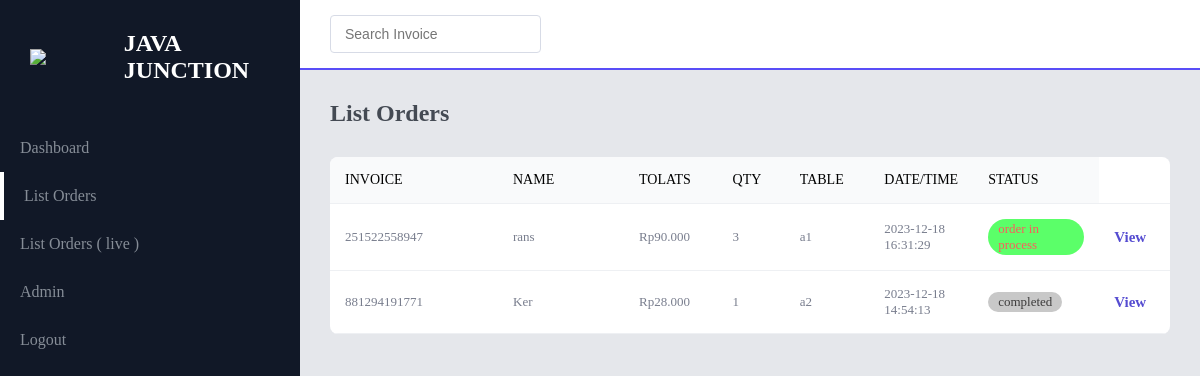
Page /pageadmin/orders/index.php (signed in) on the committed database.
### tables this page shows
CREATE TABLE `orders` (
  `invoice` varchar(12) NOT NULL,
  `id_cart` varchar(20) NOT NULL,
  `name` varchar(50) NOT NULL,
  `number` varchar(12) DEFAULT NULL,
  `email` varchar(50) DEFAULT NULL,
  `address_table` varchar(200) NOT NULL,
  `address_type` varchar(10) NOT NULL,
  `method` varchar(50) NOT NULL,
  `grand_price` int(10) NOT NULL,
  `quantity` int(2) NOT NULL,
  `date` datetime NOT NULL DEFAULT current_timestamp(),
  `status` varchar(50) DEFAULT NULL,
  `id_admin` int(11) NOT NULL
);

### pageadmin/orders/index.php (the view, shortened to what this page needs)
<?php
require_once '../../component/functions.php';
?>
<!DOCTYPE html>
<html lang="en">
<head>
    <link rel="stylesheet" href="../css/index.css">
</head>
<body>
    <section id="menu">
        <div class="logo">
            <img src="../../img/logo.png" width="100PX">
            <h2>JAVA JUNCTION</h2>
        </div>
        <div class="items">
            <li><a href="../dashboard/index.php">Dashboard</a></li>
            <li class="active"><a href="index.php">List Orders</a></li>
            <li><a href="live.php">List Orders ( live )</a></li>
            <li><a href="../admin/index.php">Admin</a></li>
            <li><a href="../logout.php">Logout</a></li>
        </div>
    </section>
    <section id="interface">
        <div class="navigation">
            <div class="n1">
                <div class="search">
                    <input type="text" placeholder="Search Invoice" id="keyword-orders">
                </div>
            </div>
        </div>
        <h3 class="i-name">
            List Orders
        </h3>
        <div class="board" id="board">
            <table width="100%">
                <thead>
                    <tr>
                        <td>Invoice</td>
                        <td>Name</td>
                        <td>Tolats</td>
                        <td>Qty</td>
                        <td>Table</td>
                        <td>Date/time</td>
                        <td>Status</td>
                    </tr>
                </thead>
                <?php
                $select_orders = $conn->prepare("SELECT * FROM orders ORDER BY date DESC");
                $select_orders->execute();
                if ($select_orders->rowCount() > 0) {
                    while ($fetch_order = $select_orders->fetch(PDO::FETCH_ASSOC)) {
                ?>
                        <tr>
                            <td class="invoice">
                                <p><?= $fetch_order["invoice"] ?></p>
                            </td>
                            <td class="name">
                                <p><?= $fetch_order["name"] ?></p>
                            </td>
                            <td class="grand_price">
                                <p> Rp<?= number_format($fetch_order["grand_price"], 0, ',', '.'); ?></p>
                            </td>
                            <td class="quantity">
                                <p><?= $fetch_order["quantity"]; ?></p>
                            </td>
                            <td class="quantity">
                                <p><?= $fetch_order["address_table"]; ?></p>
                            </td>
                            <td class="price">
                                <p><?= $fetch_order["date"]; ?></p>
                            </td>
                            <td class="status <?php
                                                if ($fetch_order["status"] == "order in process") {
                                                    echo 'in_process';
                                                } elseif ($fetch_order["status"] == "needs payment") {
                                                    echo 'needs_payment';
                                                } else {
                                                    echo 'draft';
                                                }
                                                ?>">
                                <p><?= $fetch_order["status"] ?></p>
                            </td>
                            <td class="edit">
                                <a href="detail.php?invoice=<?= $fetch_order["invoice"] ?>">View</a>
                            </td>
                        </tr>
                <?php
                    }
                } else {
                    echo '<tr><td colspan="4" class="empty">No orders found!</td></tr>';
                }
                ?>
            </table>
        </div>
    </section>
</body>
</html>

### pageadmin/css/index.css (style rules this page uses)
* { padding: 0; margin: 0; }
body { display: flex; width: 100%; background-color: #E5E7EB; position: relative; }
#menu { background-color: #111827; width: 300px; height: 100%; position: fixed; top: 0; left: 0; }
.logo { display: flex; align-items: center; color: #fff; padding: 30px 0 0 30px; }
.items { margin-top: 40px; height: 100%; }
.items li { list-style: none; padding: 15px 0; transition: 0.3s ease; }
.items li.active { border-left: 4px solid #fff; }
.items li a { width: 100%; margin: 15px 20px; text-decoration: none; color: rgb(134, 141, 151); font-weight: 300px; transition: 0.3s ease; }
#interface { width: calc(100% - 300px); margin-left: 300px; position: relative; }
#interface .navigation { display: flex; align-items: center; justify-content: space-between; background-color: #fff; padding: 15px 30px; border-bottom: 2px solid #594ef7; }
#interface .navigation .search { display: flex; justify-content: flex-start; align-items: center; padding: 10px 14px; border: 1px solid #d7dbe6; border-radius: 4px; }
#interface .navigation .search input { border: none; outline: none; font-size: 14px; }
.n1 { display: flex; justify-content: flex-start; align-items: center; }
.i-name { color: #444a53; padding: 30px 30px 0 30px; font-size: 24px; font-weight: 700; margin-top: 4y0px; }
.board { margin: 30px; overflow: auto; background-color: #fff; border-radius: 8px; }
.board p { font-weight: 400; font-size: 13px; color: #787d8d; }
table { border-collapse: collapse; }
tr { margin: 20px 0; border-bottom: 1px solid #eef0f3; }
tr td { margin: 20px 0; padding: 15px; }
thead td { font-size: 14px; text-transform: uppercase; font-weight: 400; background: #f9fafb; text-align: start; padding: 15px; }
.status { width: 10%; }
.draft p { background: #c8c8c8; padding: 2px 10px; display: inline-block; border-radius: 40px; color: #3c3b3b; }
.price { width: 10%; }
.edit a { text-decoration: none; font-size: 15px; color: #554cd1; font-weight: 600; }
.invoice { width: 20%; }
.name { width: 15%; }
.status { width: 15%; }
.in_process p { background: #5bff69; padding: 2px 10px; display: inline-block; border-radius: 40px; color: #fc5c5c; }

### rows in the picture
orders: invoice "251522558947", name "rans", grand_price "90.000", quantity "3", address_table "a1", date "2023-12-18 16:31:29", status "order in process"
orders: invoice "881294191771", name "Ker", grand_price "28.000", quantity "1", address_table "a2", date "2023-12-18 14:54:13", status "completed"
